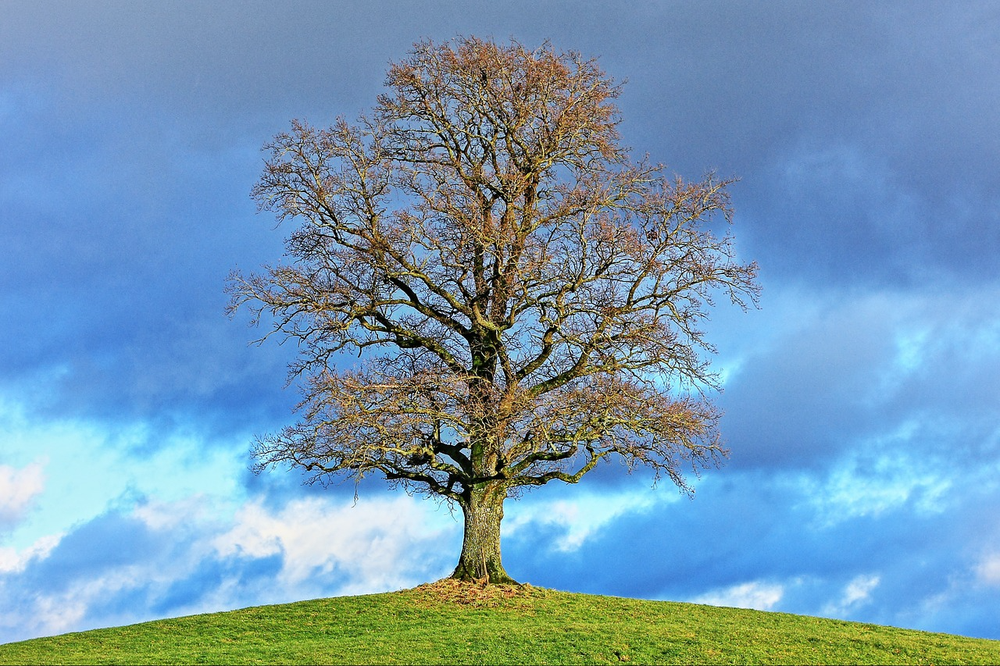
#> input picture pro2/code/python/blend/tree1.png, 1000 x 666 px, shrunk from 1280 x 853 before the run
$ python blend.py
#> lines starting #> are read from the running program, lines starting #| are printed output that depends on the picture
import numpy as np

import matplotlib.image as im

img1 = im.imread('tree1.png')
#> img1 is the input picture: shape (666, 1000, 4) float32; mean R, G, B, A 0.46, 0.601, 0.7, 1
img2 = im.imread('tree2.png')
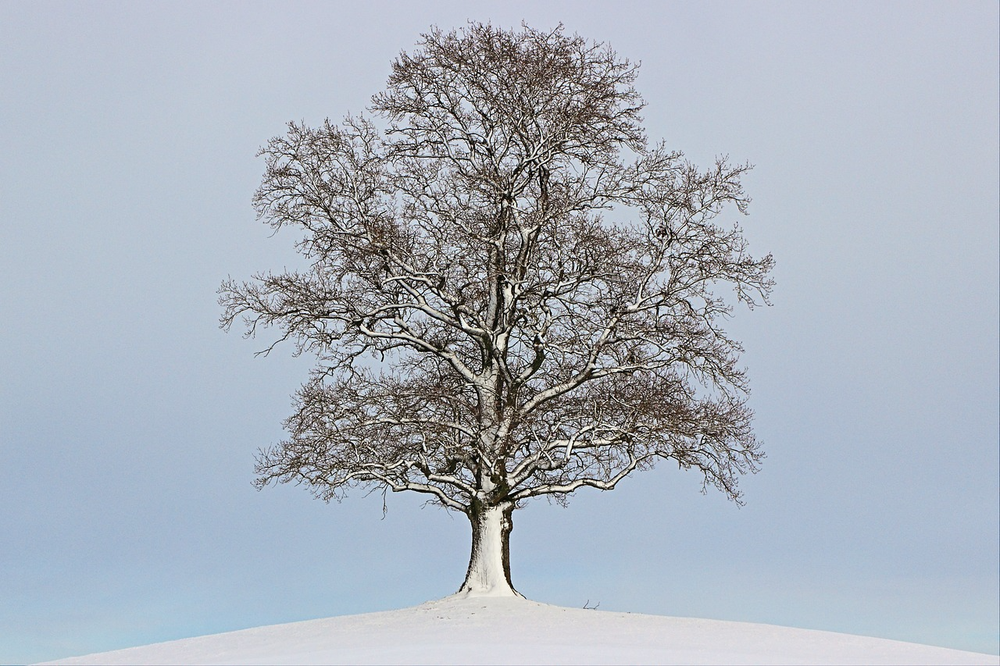
#> input picture pro2/code/python/blend/tree2.png, 1000 x 666 px, shrunk from 1280 x 853 before the run
#> img2 is the input picture: shape (666, 1000, 4) float32; mean R, G, B, A 0.666, 0.698, 0.74, 1

img = np.ones(img1.shape)

h, w, _ = img.shape
#> h = 666; w = 1000
for i in range(h):
  for j in range(w):
    if j < w / 3:
      alpha = 0
    elif j >= 2 * w / 3:
      alpha = 1
    else:
      alpha = 3 * j / w - 1
    img[i][j] = (1 - alpha) * img1[i][j] + alpha * img2[i][j]
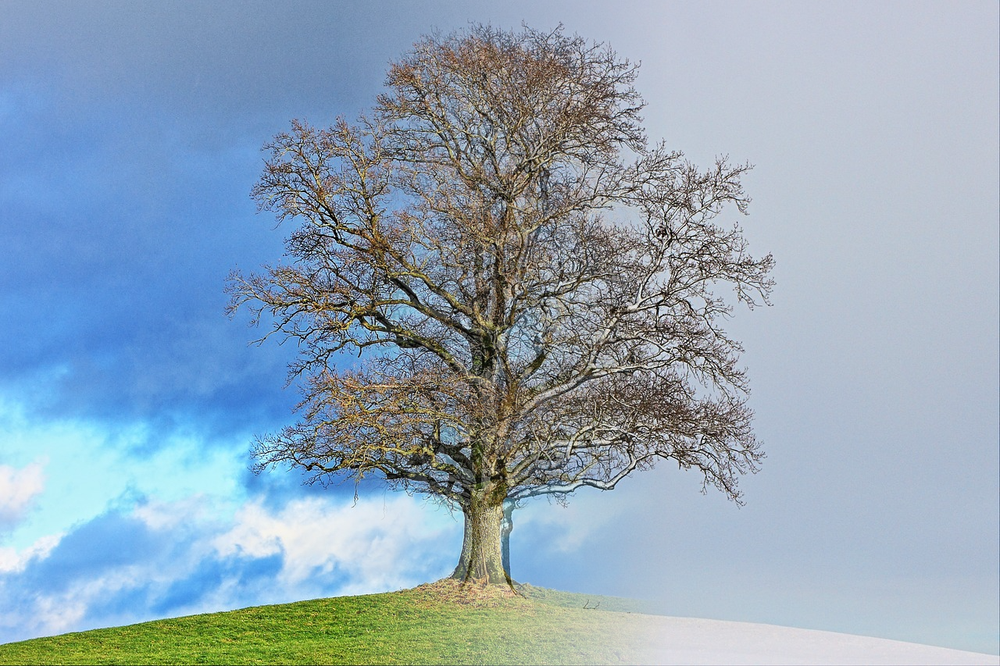
#> img: shape (666, 1000, 4) float64; mean R, G, B, A 0.572, 0.654, 0.72, 1

im.imsave('tree.png', img)
